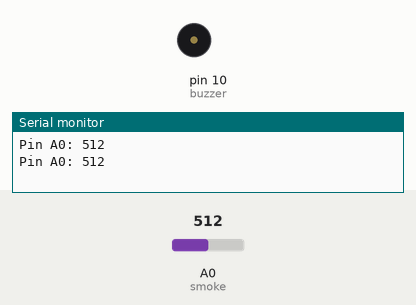
Recording of a sketch running on a simulated Arduino Uno, built with avr-gcc and run on an emulated ATmega328P. Parts: buzzer (waves = sounding), the last lines printed to the serial monitor. The inputs (shaded band) are chosen by the test bench; at power-on: A0 (smoke) = 512.

Above: at 1.8 s.
1.9 s: A0 (smoke) set to 418
5.4 s: A0 (smoke) set to 389
At 6.3 s:
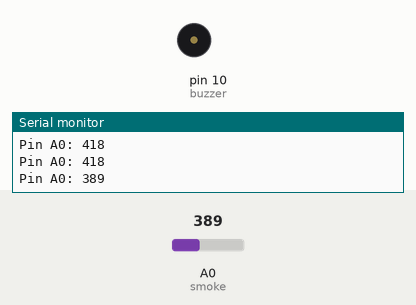
6.9 s: A0 (smoke) set to 410
At 10.8 s:
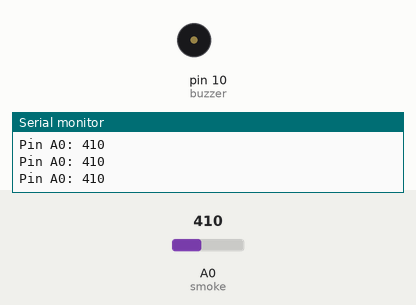
11.0 s: A0 (smoke) set to 390
At 11.5 s:
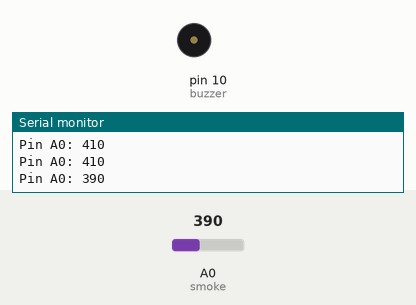
Timing chart, 0 to 13.5 s (numbered marks = the images above; inputs shaded):
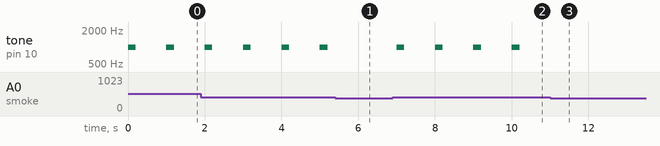

The sketch:

gas_sensor.ino
```cpp
int buzzer = 10;
int smoke = A0;
// Your threshold value
int sensorThres = 400;

void setup() {
  pinMode(buzzer, OUTPUT);
  pinMode(smoke, INPUT);
  Serial.begin(9600);
}

void loop() {
  int analogSensor = analogRead(smoke);

  Serial.print("Pin A0: ");
  Serial.println(analogSensor);
  // Checks if it has reached the threshold value
  if (analogSensor > sensorThres)
  {
    tone(buzzer, 1000, 200);
  }
  else
  {
    noTone(buzzer);
  }
  delay(1000);
}
```

Measured:
- the behaviour switches between 401 and 400 on A0 (smoke) (found by bisection; images 0 and 1)
- after the input at 5.4 s, tone on pin 10 (buzzer): stays silent (without the input it goes to 1000 Hz after 0.60 s)
- after the input at 6.9 s, tone on pin 10 (buzzer): alternates 1000 Hz for 0.20 s and silent for 0.80 s, starting after 0.10 s
- after the input at 11.0 s, tone on pin 10 (buzzer): stops changing and stays silent
- by itself, tone on pin 10 (buzzer): alternates 1000 Hz for 0.20 s and silent for 0.80 s
